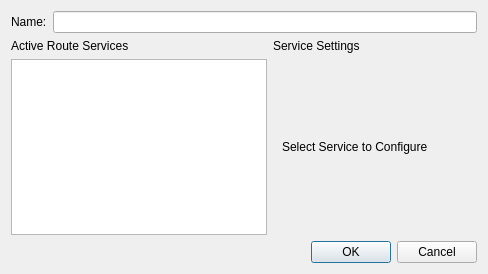
<?xml version="1.0" encoding="UTF-8"?>
<ui version="4.0">
 <class>RoutingProfileSettingsDialog</class>
 <widget class="QDialog" name="RoutingProfileSettingsDialog">
  <property name="geometry">
   <rect>
    <x>0</x>
    <y>0</y>
    <width>488</width>
    <height>274</height>
   </rect>
  </property>
  <property name="windowTitle">
   <string>Configure Routing Profile</string>
  </property>
  <layout class="QVBoxLayout" name="verticalLayout_3">
   <item>
    <layout class="QFormLayout" name="formLayout">
     <property name="fieldGrowthPolicy">
      <enum>QFormLayout::ExpandingFieldsGrow</enum>
     </property>
     <item row="0" column="0">
      <widget class="QLabel" name="label">
       <property name="text">
        <string>Name:</string>
       </property>
      </widget>
     </item>
     <item row="0" column="1">
      <widget class="QLineEdit" name="name"/>
     </item>
    </layout>
   </item>
   <item>
    <layout class="QHBoxLayout" name="horizontalLayout">
     <item>
      <layout class="QVBoxLayout" name="verticalLayout_2">
       <item>
        <widget class="QLabel" name="label_4">
         <property name="text">
          <string>Active Route Services</string>
         </property>
        </widget>
       </item>
       <item>
        <widget class="QListView" name="services">
         <property name="sizePolicy">
          <sizepolicy hsizetype="Preferred" vsizetype="Expanding">
           <horstretch>0</horstretch>
           <verstretch>0</verstretch>
          </sizepolicy>
         </property>
         <property name="resizeMode">
          <enum>QListView::Adjust</enum>
         </property>
        </widget>
       </item>
      </layout>
     </item>
     <item>
      <layout class="QVBoxLayout" name="verticalLayout">
       <item>
        <widget class="QLabel" name="label_5">
         <property name="text">
          <string>Service Settings</string>
         </property>
        </widget>
       </item>
       <item>
        <widget class="QStackedWidget" name="settingsStack">
         <property name="sizePolicy">
          <sizepolicy hsizetype="Expanding" vsizetype="Expanding">
           <horstretch>0</horstretch>
           <verstretch>0</verstretch>
          </sizepolicy>
         </property>
         <property name="currentIndex">
          <number>1</number>
         </property>
         <widget class="QWidget" name="noConfigAvailablePage">
          <layout class="QVBoxLayout" name="verticalLayout_4">
           <item>
            <widget class="QLabel" name="label_2">
             <property name="sizePolicy">
              <sizepolicy hsizetype="Expanding" vsizetype="Expanding">
               <horstretch>0</horstretch>
               <verstretch>0</verstretch>
              </sizepolicy>
             </property>
             <property name="text">
              <string>No configuration available</string>
             </property>
            </widget>
           </item>
          </layout>
         </widget>
         <widget class="QWidget" name="selectServicePage">
          <layout class="QGridLayout" name="gridLayout_3">
           <item row="0" column="0">
            <widget class="QLabel" name="label_3">
             <property name="text">
              <string>Select Service to Configure</string>
             </property>
            </widget>
           </item>
          </layout>
         </widget>
         <widget class="QWidget" name="configurePage">
          <layout class="QGridLayout" name="gridLayout_4">
           <item row="0" column="0">
            <widget class="QPushButton" name="configureButton">
             <property name="text">
              <string>Configure</string>
             </property>
            </widget>
           </item>
          </layout>
         </widget>
        </widget>
       </item>
      </layout>
     </item>
    </layout>
   </item>
   <item>
    <widget class="QDialogButtonBox" name="buttonBox">
     <property name="standardButtons">
      <set>QDialogButtonBox::Cancel|QDialogButtonBox::Ok</set>
     </property>
    </widget>
   </item>
  </layout>
 </widget>
 <resources/>
 <connections/>
</ui>
